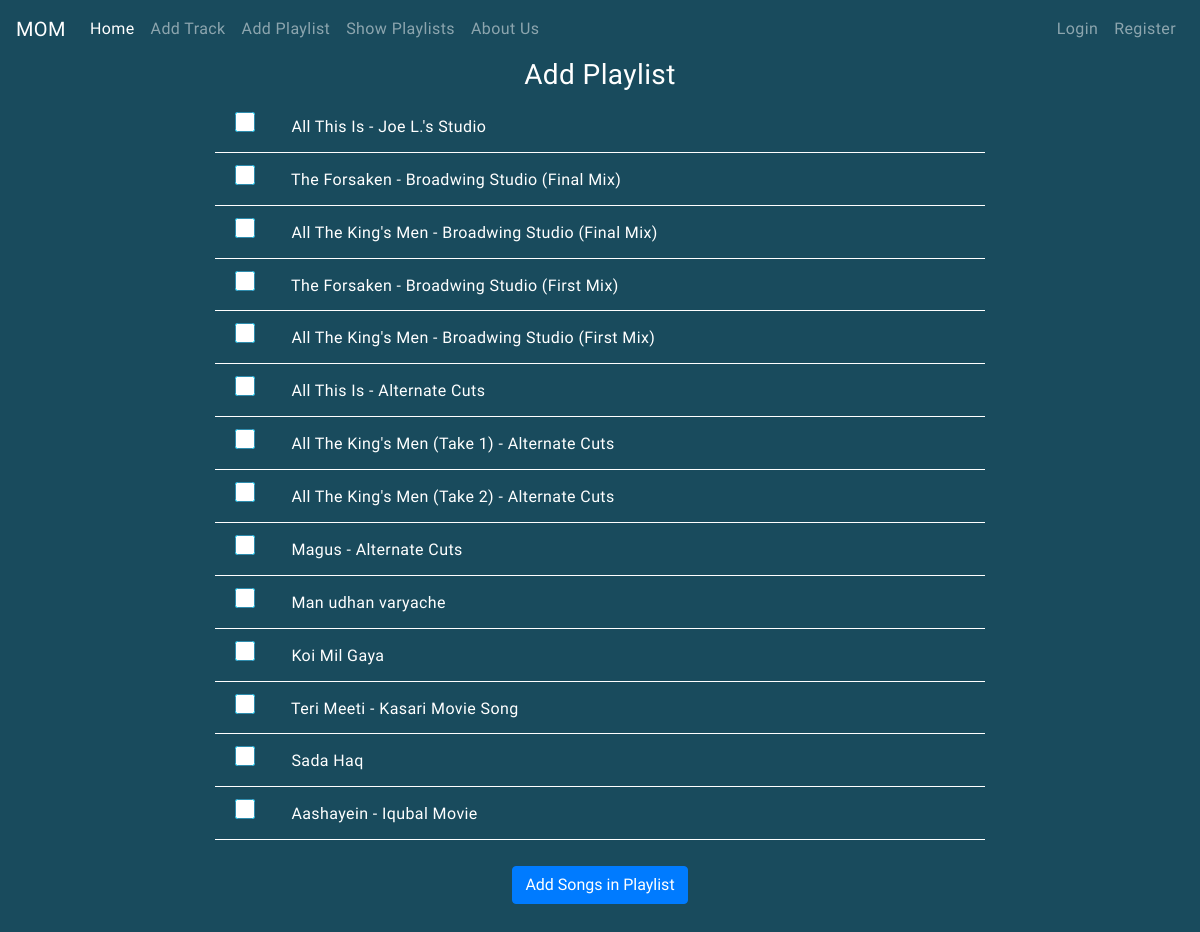
Page /add_tracks_to_playlist on the earlier database version.
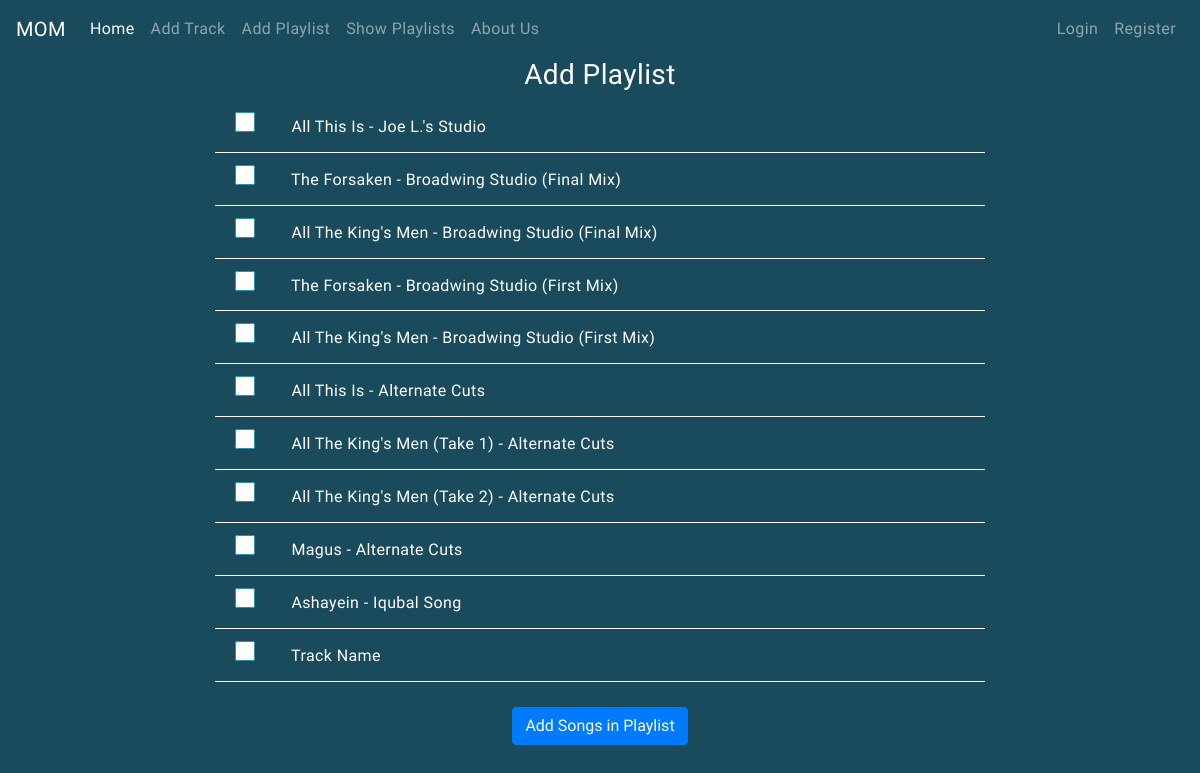
Same page on the later database version.
### app.py (models this page shows, shortened)
class Track(db.Model):
    track_id = db.Column(db.Integer, primary_key=True)
    name = db.Column(db.String(200), nullable=False)
    duration = db.Column(db.String(5), nullable=False)
    file = db.Column(db.String(1000), nullable=False)
    emotion = db.Column(db.String(10), nullable=False)

### app.py (the view)
@app.route('/add_tracks_to_playlist', methods=['POST','GET'])
def add_tracks_to_playlist():
    if request.method == 'POST':
        playlist_id = request.args.get('playlist_id')
        inputs = request.form.to_dict()
        for track_id in inputs:
            trackGroup = TrackGroup(
                track_id = int(track_id),
                playlist_id = playlist_id
            )
            db.session.add(trackGroup)
        db.session.commit()
        return redirect('/')
    else:
        tracks = Track.query.all()
        return render_template('add_tracks_to_playlist.html', tracks=tracks)

### templates/add_tracks_to_playlist.html (shortened to what this page needs)
{% extends 'base.html' %}
{% block body %}
<div class="container">
    <center><h3 class="font-weight-normal">Add Playlist</h3></center>
    <form action="" method="POST">
        <ul class="list-group list-group-flush">
            {% for track in tracks %}
            <li class="list-group-item" style="background-color: #194b5d;border-color: #ffffff;">
                <input type="checkbox" name="{{track.track_id}}" class="checkbox" aria-label="Checkbox for following text input">
                {{track.name}}
            </li>
            {% endfor %}
        </ul>
        <br>
        <center><button class="btn btn-primary">Add Songs in Playlist</button></center>
    </form>
</div>
<br><br>
{% endblock%}

### templates/base.html (shortened to what this page needs)
<!DOCTYPE html>
<html lang="en">
<head>
    <link rel="stylesheet" href="https://stackpath.bootstrapcdn.com/bootstrap/4.4.1/css/bootstrap.min.css">
    <link rel="stylesheet" type="text/css" href="https://cdn.plyr.io/3.5.6/plyr.css">
    <link href="https://stackpath.bootstrapcdn.com/font-awesome/4.7.0/css/font-awesome.min.css" rel="stylesheet">
    <link rel="stylesheet" type="text/css" href="{{ url_for('static',filename='css/main.css')}}">
</head>
<body>
    <nav id="myNavBar" class="navbar navbar-expand-lg navbar-dark bg-dark">
        <a class="navbar-brand" href="#">MOM</a>
        <div class="collapse navbar-collapse" id="navbarSupportedContent">
          <ul class="navbar-nav mr-auto">
            <li class="nav-item active">
              <a class="nav-link" href="/">Home <span class="sr-only">(current)</span></a>
            </li>
            <li class="nav-item">
              <a class="nav-link" href="{{ url_for('add_track') }}">Add Track</a>
            </li>
            <li class="nav-item">
              <a class="nav-link" href="/add_playlist">Add Playlist</a>
            </li>
            <li class="nav-item">
              <a class="nav-link" href="/show_playlists">Show Playlists</a>
            </li>
            <li class="nav-item">
              <a class="nav-link" href="/aboupla">About Us</a>
            </li>
          </ul>
          <ul class="navbar-nav my-2 my-lg-0">
                {% if current_user.username is undefined %}
                <li class="nav-item"><a class="nav-link" href="/login">Login</a></li>
                <li class="nav-item"><a class="nav-link" href="/register">Register</a></li>
                {% else %}
                <li class="nav-item"><a class="nav-link" href="/profile">{{current_user.username}}</a></li>
                <li class="nav-item"><a class="nav-link" href="/logout">Logout</a></li>
                {% endif %}
          </ul>
        </div>
      </nav>
    {% block body %}{% endblock %}
</body>
</html>

### static/css/main.css (style rules this page uses)
.bg-dark { background-color:#194b5d!important }
html,body { -webkit-font-smoothing:antialiased; -webkit-text-size-adjust:100%; background-color:#194b5d; color:#fff; font-size:1rem; font-family:"Oxygen", HelveticaNeue, "Helvetica Neue", Helvetica, Arial, sans-serif; font-weight:400; letter-spacing:.025rem; line-height:1.618; }
*,::before,::after { box-sizing:border-box; }
* { -webkit-tap-highlight-color:rgba(0,0,0,0); -webkit-tap-highlight-color:transparent; }
.container { position:relative; margin:0 auto; max-width:800px; width:100%; }

### templates/add_tracks_to_playlist.html (style rules this page uses)
.list-group-item { background-color: #194b5d; border-color: #ffffff; }
.checkbox { margin-right: 2rem; mix-blend-mode: color-dodge; box-sizing: border-box; width: 1.25em; height: 1.25em; }

Differences in the rows shown:
removed Track: name "Teri Meeti - Kasari Movie Song"
removed Track: name "Sada Haq"
removed Track: name "Aashayein - Iqubal Movie"
changed Track: name "Man udhan varyache" → "Ashayein - Iqubal Song"
changed Track: name "Koi Mil Gaya" → "Track Name"
